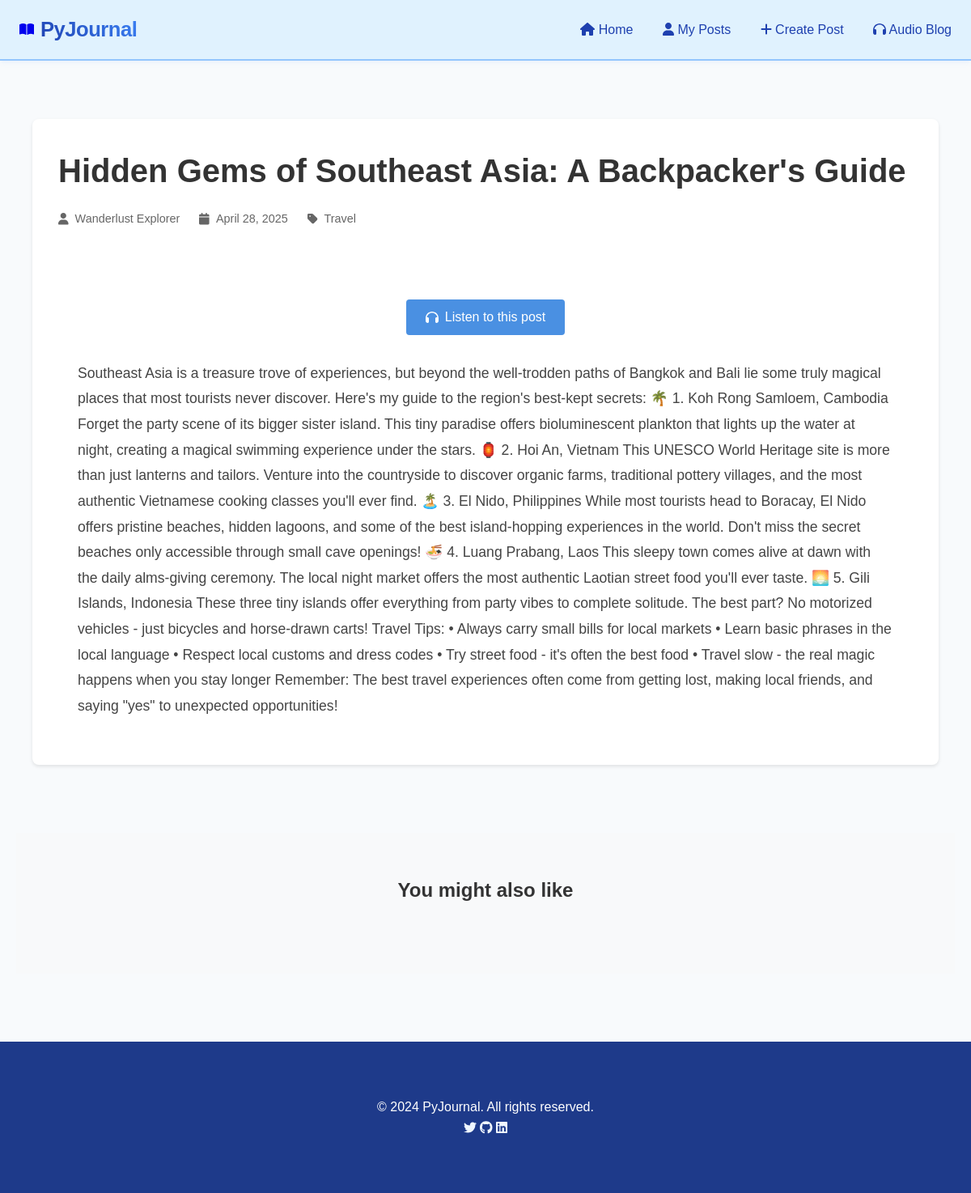
Screenshot of /post/2 with the database file from the repository.
### app.py (models this page shows)
class Post(db.Model):
    id = db.Column(db.Integer, primary_key=True)
    title = db.Column(db.String(200), nullable=False)
    content = db.Column(db.Text, nullable=False)
    author = db.Column(db.String(100), nullable=False)
    image_url = db.Column(db.String(500), nullable=False)
    date_posted = db.Column(db.DateTime, nullable=False, default=datetime.utcnow)
    category = db.Column(db.String(50), nullable=False)

### app.py (the view)
@app.route('/post/<int:post_id>')
def post(post_id):
    try:
        post = Post.query.get_or_404(post_id)
        return render_template('post.html', post=post)
    except Exception as e:
        logger.error(f"Error in post route: {str(e)}")
        return "Post not found", 404

### templates/post.html (shortened to what this page needs)
{% extends "base.html" %}
{% block content %}
<section class="post-detail">
    <div class="container">
        <article class="post">
            <div class="post-header">
                <h1>{{ post.title }}</h1>
                <div class="post-meta">
                    <span class="author"><i class="fas fa-user"></i> {{ post.author }}</span>
                    <span class="date"><i class="fas fa-calendar"></i> {{ post.date_posted.strftime('%B %d, %Y') }}</span>
                    <span class="category"><i class="fas fa-tag"></i> {{ post.category }}</span>
                </div>
            </div>
            <div class="post-content">
                <div class="audio-controls">
                    <button id="playAudio" class="btn-audio">
                        <i class="fas fa-headphones"></i> Listen to this post
                    </button>
                </div>
                <div class="post-text">
                    {{ post.content | safe }}
                </div>
            </div>
        </article>
    </div>
</section>
<section class="related-posts">
    <div class="container">
        <h2>You might also like</h2>
    </div>
</section>
{% endblock %}

### static/css/style.css (style rules this page uses)
:root { --primary-color: #93c5fd; --secondary-color: #60a5fa; --accent-color: #3b82f6; --text-color: #1e40af; --background-color: #f8fafc; --border-color: #dbeafe; --light-gray: #eff6ff; --white: #ffffff; --dark-bg: #1e3a8a; --book-color: #eff6ff; --card-shadow: 0 4px 6px -1px rgba(147, 197, 253, 0.1), 0 2px 4px -1px rgba(147, 197, 253, 0.06); --hover-shadow: 0 10px 15px -3px rgba(147, 197, 253, 0.1), 0 4px 6px -2px rgba(147, 197, 253, 0.05); }
* { margin: 0; padding: 0; box-sizing: border-box; }
body { font-family: 'Arial', sans-serif; line-height: 1.6; color: var(--text-color); background-color: var(--background-color); }
.container { max-width: 1200px; margin: 0 auto; padding: 20px; }
.post-content { padding: 1.5rem; }
.post-meta { display: flex; gap: 1rem; color: #666; font-size: 0.9rem; margin-bottom: 1rem; }
.audio-controls { margin: 2rem 0; text-align: center; }
.btn-audio { background-color: var(--primary-color); color: white; border: none; padding: 1rem 2rem; border-radius: 50px; font-size: 1.1rem; cursor: pointer; transition: all 0.3s ease; display: flex; align-items: center; gap: 0.5rem; margin: 0 auto; }

### static/css/post.css (style rules this page uses)
.post-detail { padding: 2rem 0; }
.post { background: #fff; border-radius: 8px; box-shadow: 0 2px 4px rgba(0, 0, 0, 0.1); padding: 2rem; margin-bottom: 2rem; }
.post-header { margin-bottom: 2rem; }
.post-header h1 { font-size: 2.5rem; margin-bottom: 1rem; color: #333; }
.post-meta { display: flex; gap: 1.5rem; color: #666; font-size: 0.9rem; }
.post-meta span { display: flex; align-items: center; gap: 0.5rem; }
.post-content { line-height: 1.6; color: #444; }
.audio-controls { margin-bottom: 2rem; text-align: center; }
.btn-audio { background: #4a90e2; color: white; border: none; padding: 0.8rem 1.5rem; border-radius: 4px; cursor: pointer; font-size: 1rem; transition: background 0.3s; }
.post-text { font-size: 1.1rem; line-height: 1.8; }
.related-posts { padding: 2rem 0; background: #f8f9fa; }
.related-posts h2 { text-align: center; margin-bottom: 2rem; color: #333; }

### rows the page displays
Post: title "Hidden Gems of Southeast Asia: A Backpacker's Guide", author "Wanderlust Explorer", date_posted "April 28, 2025", category "Travel", content "Southeast Asia is a treasure trove of experiences, but beyond the well-trodden paths of Bangkok and Bali lie some truly magical places that most tourists never discover. Here's my guide to the region's best-kept secrets: 🌴 1. Koh Rong Samloem, Cambodia Forget the party scene of its bigger sister island. This tiny paradise offers bioluminescent plankton that lights up the water at night, creating a magical swimming experience under the stars. 🏮 2. Hoi An, Vietnam This UNESCO World Heritage site is more than just lanterns and tailors. Venture into the countryside to discover organic farms, traditional pottery villages, and the most authentic Vietnamese cooking classes you'll ever find. 🏝️ 3.…"
